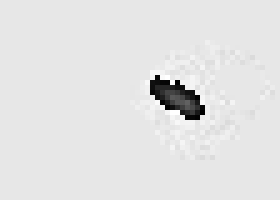
#> input picture packages/GalSim/GalSim-2.0.0.tar.gz/GalSim-2.0.0/tests/HSM_precomputed/image.0.fits, 56 x 40 px, given in place of rgb.png, which was not available (shown 5 times larger)
$ python RGB_BGR_GBR_conv.py
#> lines starting #> are read from the running program, lines starting #| are printed output that depends on the picture; pictures that were not available may be replaced by others from this repository, and a replacement may not be noted
#!python
"""
demonstrate RGB,BGR, etc. conversions
http://1zelda.com/tv/pics/rgb_test.jpg

Michael Hirsch
"""
import imageio
from matplotlib.pyplot import subplots, show


def plotimg(rgb):
    """plot RGB, BGR, GBR"""
    fg, ax = subplots(1, 3, figsize=(15, 4))

    ax[0].imshow(rgb, origin='upper')
    ax[0].set_title('RGB')

    bgr = rgb[..., ::-1]
    ax[1].imshow(bgr, origin='upper')
    ax[1].set_title('BGR')

    gbr = rgb[..., [2, 0, 1]]
    ax[2].imshow(gbr, origin='upper')
    ax[2].set_title('GBR')

    fg.suptitle("Color order top to bottom")


if __name__ == '__main__':
    from argparse import ArgumentParser
    p = ArgumentParser()
    p.add_argument('--noshow', help='for self-test', action='store_true')
    P = p.parse_args()

    fn = 'tests/rgb.png'
    img = imageio.imread(fn)
#> img is the input picture: shape (40, 56) uint16; min 132, max 65411, mean 58367.4

    plotimg(img)
#> in plotimg, `bgr = rgb[..., ::-1]`:
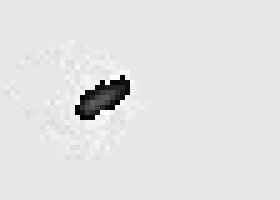
#> bgr: shape (40, 56) uint16 (shown 5 times larger); min 132, max 65411, mean 58367.4; drawn with min black and max white
#> in plotimg, `gbr = rgb[..., [2, 0, 1]]`: gbr = 40 rows, first 8: [59523, 59523, 59523], [59523, 59523, 59523], [59523, 59523, 59523], [59523, 59523, 59523], [59523, 59523, 59523], [59523, 59523, 59523], [59523, 59523, 59523], [59523, 59523, 59523]

    if not P.noshow:
        show()
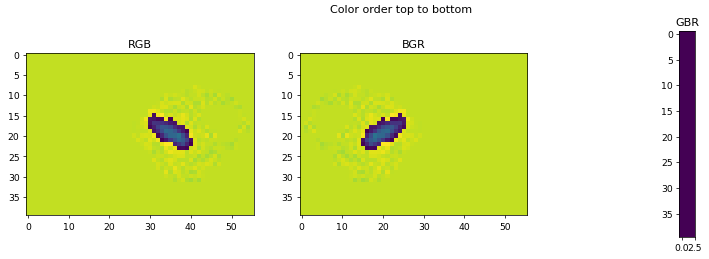
#> figure drawn by matplotlib, 3 panels

$ run again, on packages/GalSim/GalSim-2.0.0.tar.gz/GalSim-2.0.0/tests/HSM_precomputed/image.2.fits
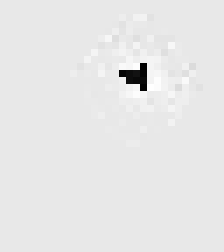
#> input picture packages/GalSim/GalSim-2.0.0.tar.gz/GalSim-2.0.0/tests/HSM_precomputed/image.2.fits, 32 x 36 px, given in place of rgb.png, which was not available (shown 7 times larger)
#> img is the input picture: shape (36, 32) uint16; min 132, max 65155, mean 59225.2
#> in plotimg, `bgr = rgb[..., ::-1]`:
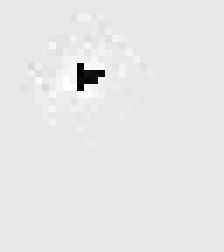
#> bgr: shape (36, 32) uint16 (shown 7 times larger); min 132, max 65155, mean 59225.2; drawn with min black and max white
#> gbr = 36 rows, first 8: [59523, 59523, 59523], [59523, 59523, 59523], [59523, 59523, 59523], [59523, 59523, 59523], [59523, 59523, 59523], [59523, 59523, 59523], [59523, 59523, 59523], [59523, 59523, 59523]
#> `show()`:
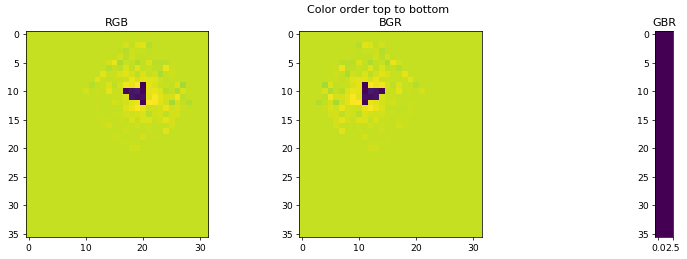
#> figure drawn by matplotlib, 3 panels
